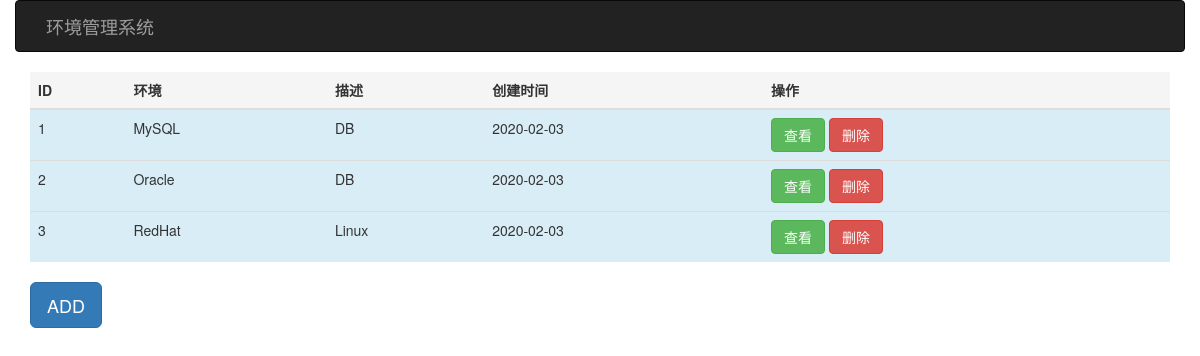
Before: / with the older database file.
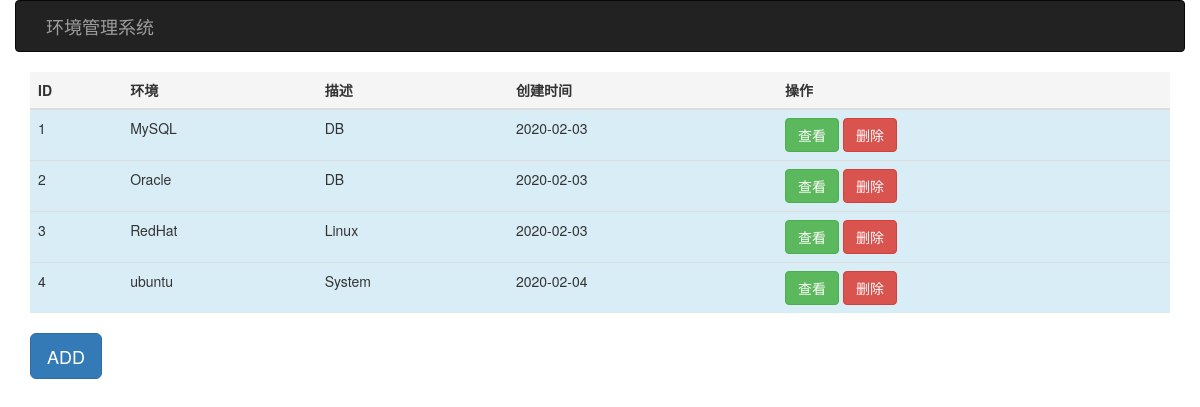
After: the same page with the newer database file.
### app.py (models this page shows, shortened)
class Environments(db.Model):
    __tablename__ = 'environments'
    id = db.Column(db.Integer, primary_key=True)
    name = db.Column(db.String(1024), nullable=False)
    description = db.Column(db.String(1024), nullable=False)
    create_time = db.Column(db.Date, default=datetime.date.today())

### app.py (the view, shortened to what this page needs)
@app.route('/', methods=['GET', 'POST'])
def show_environments_list():
    form = EnvironmentsListForm()
    db.create_all()
    if request.method == 'GET':
        envlists = Environments.query.all()
        return render_template('index.html', envlists=envlists, form=form)

### templates/index.html (shortened to what this page needs)
{% extends "base_env.html" %}
{% import "bootstrap/wtf.html" as wtf %}
{% block page_content %}
<table class="table table-hover">
    <thead>
        <th class="active">ID</th>
        <th class="active">环境</th>
        <th class="active">描述</th>
        <th class="active">创建时间</th>
        <th class='active'>操作</th>
    </thead>
    <tbody>
        {% for todo in envlists %}
            <tr class="info">
                <td>{{ loop.index }}</td>
                <td>{{ todo.name }}</td>
                <td>{{ todo.description }}</td>
                <td>{{ todo.create_time }}</td>
                <td>
                    <a href="{{ url_for('show_version_list', env_id=todo.id) }}" class="btn btn-success" role ="button">查看</a>
                    <a href="{{ url_for('delete_environments_list', id=todo.id) }}" class="btn btn-danger" role ="button">删除</a>
                </td>
            </tr>
        {% endfor %}
    </tbody>
</table>
<button type="button" class="btn btn-primary btn-lg" data-toggle="modal" data-target="#myModal"> ADD </button>
{% endblock %}

### templates/base_env.html (shortened to what this page needs)
{% extends "bootstrap/base.html" %}
{% block navbar %}
    <nav class="navbar navbar-inverse container">
        <div class="navbar-header"> <a class="navbar-brand" href="{{ url_for('show_environments_list') }}">环境管理系统</a> </div>
    </nav>
{% endblock %}
{% block content %}
    <div class="container">
        {% block page_content %} {% endblock %}
    </div>
{% endblock %}

Changed rows visible on the page:
added Environments: name "ubuntu", description "System", create_time "2020-02-04"
